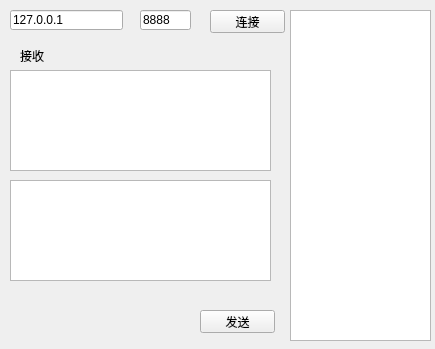
<?xml version="1.0" encoding="UTF-8"?>
<ui version="4.0">
 <class>Client</class>
 <widget class="QWidget" name="Client">
  <property name="geometry">
   <rect>
    <x>0</x>
    <y>0</y>
    <width>435</width>
    <height>349</height>
   </rect>
  </property>
  <property name="windowTitle">
   <string>客户端</string>
  </property>
  <widget class="QLineEdit" name="ip">
   <property name="geometry">
    <rect>
     <x>10</x>
     <y>10</y>
     <width>113</width>
     <height>20</height>
    </rect>
   </property>
   <property name="text">
    <string>127.0.0.1</string>
   </property>
  </widget>
  <widget class="QLineEdit" name="port">
   <property name="geometry">
    <rect>
     <x>140</x>
     <y>10</y>
     <width>51</width>
     <height>20</height>
    </rect>
   </property>
   <property name="text">
    <string>8888</string>
   </property>
  </widget>
  <widget class="QPushButton" name="connect">
   <property name="geometry">
    <rect>
     <x>210</x>
     <y>10</y>
     <width>75</width>
     <height>23</height>
    </rect>
   </property>
   <property name="text">
    <string>连接</string>
   </property>
  </widget>
  <widget class="QListWidget" name="listWidget">
   <property name="geometry">
    <rect>
     <x>290</x>
     <y>10</y>
     <width>141</width>
     <height>331</height>
    </rect>
   </property>
  </widget>
  <widget class="QLabel" name="label">
   <property name="geometry">
    <rect>
     <x>20</x>
     <y>50</y>
     <width>54</width>
     <height>12</height>
    </rect>
   </property>
   <property name="text">
    <string>接收</string>
   </property>
  </widget>
  <widget class="QTextEdit" name="rMessage">
   <property name="geometry">
    <rect>
     <x>10</x>
     <y>70</y>
     <width>261</width>
     <height>101</height>
    </rect>
   </property>
  </widget>
  <widget class="QTextEdit" name="sMessage">
   <property name="geometry">
    <rect>
     <x>10</x>
     <y>180</y>
     <width>261</width>
     <height>101</height>
    </rect>
   </property>
  </widget>
  <widget class="QPushButton" name="send">
   <property name="geometry">
    <rect>
     <x>200</x>
     <y>310</y>
     <width>75</width>
     <height>23</height>
    </rect>
   </property>
   <property name="text">
    <string>发送</string>
   </property>
  </widget>
 </widget>
 <layoutdefault spacing="6" margin="11"/>
 <resources/>
 <connections/>
</ui>
